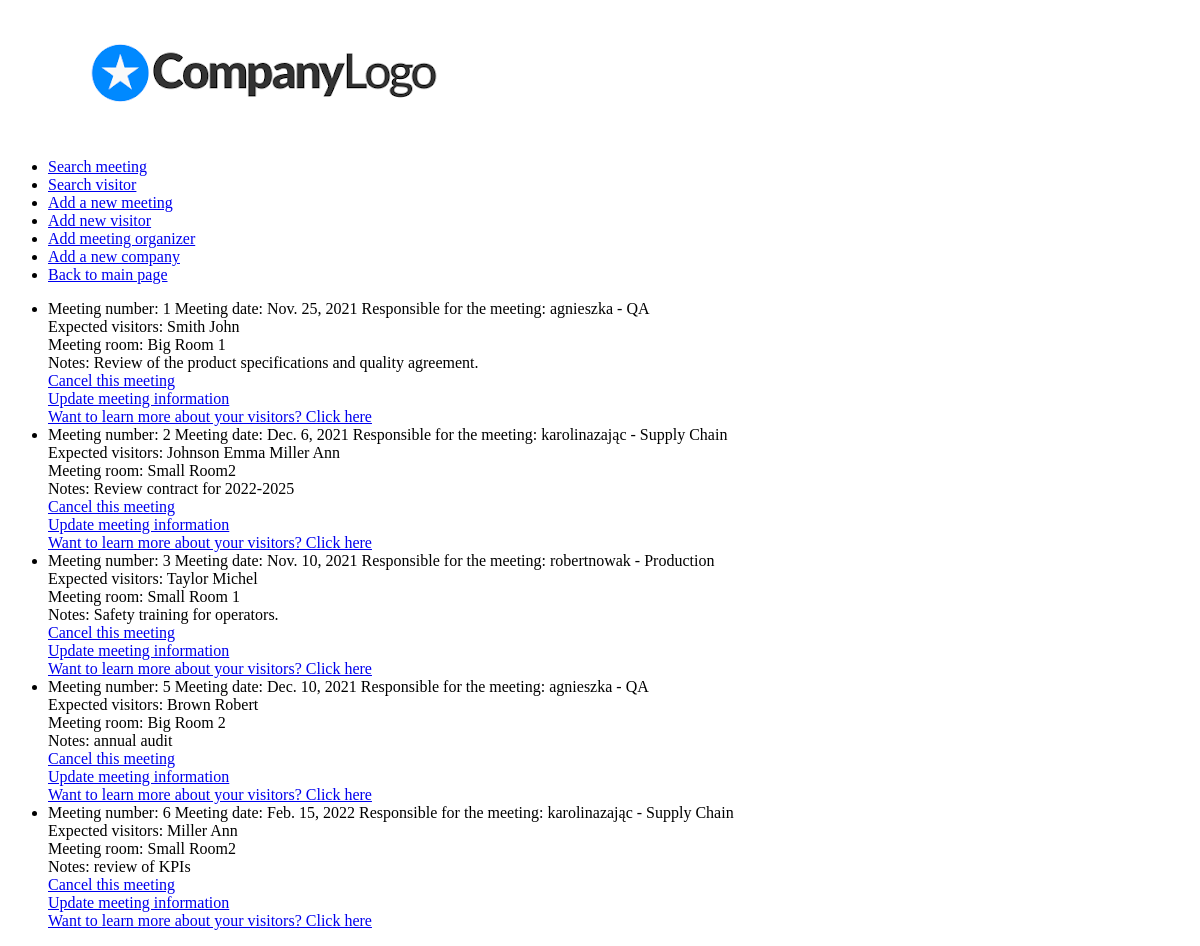
The app's page /meetings_list/, older data.
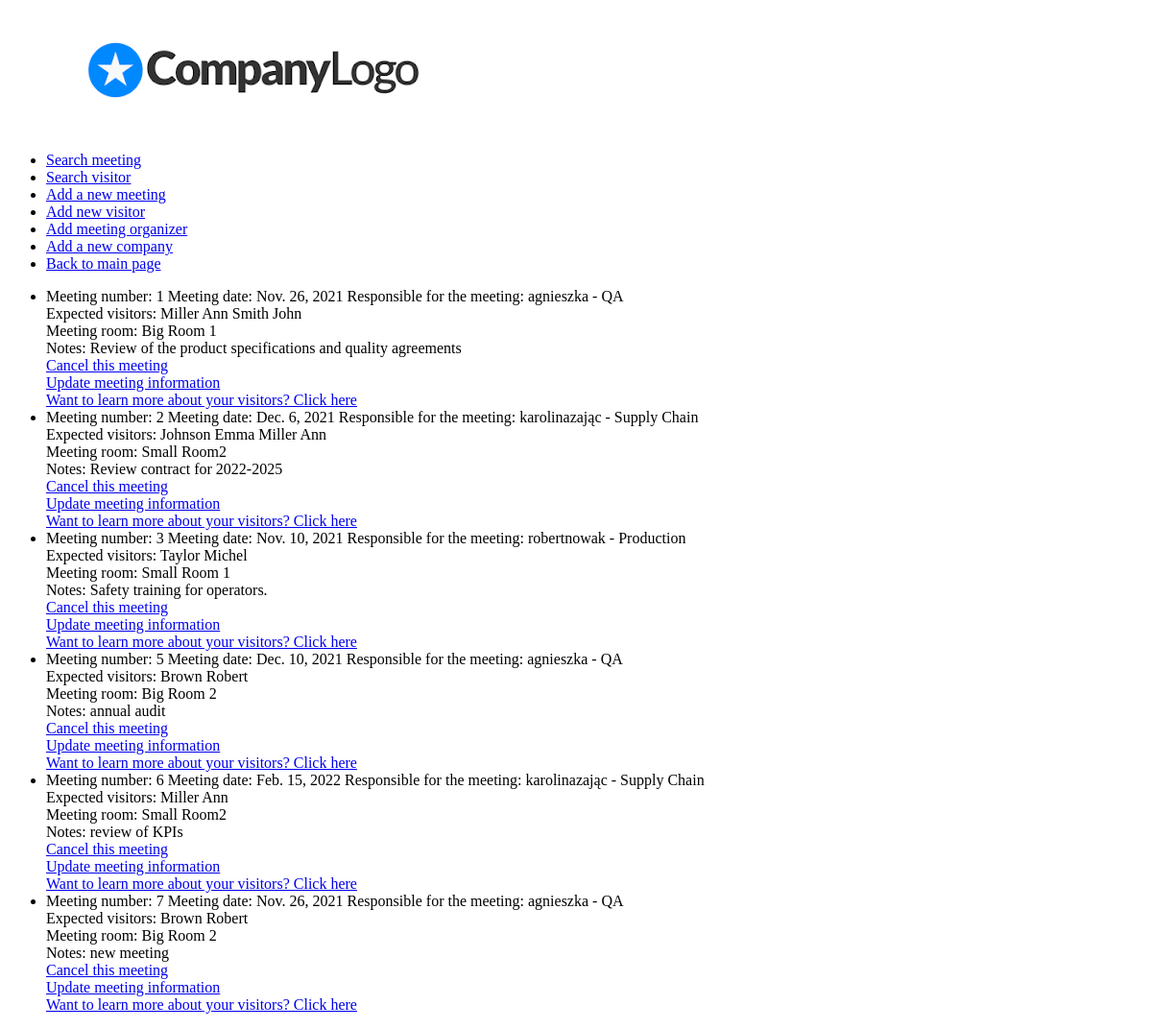
The same page, newer data.
### meetings/models.py (models this page shows, shortened)
class Meeting(models.Model):
    organizer = models.ForeignKey(Organizer, on_delete=models.PROTECT)
    date = models.DateField()
    visitors = models.ManyToManyField(Visitor)
    meeting_room = models.ForeignKey(MeetingRoom, on_delete=models.PROTECT)
    note = models.TextField()

class Organizer(models.Model):
    user = models.OneToOneField(User, on_delete=models.CASCADE)
    department = models.IntegerField(choices=departments)
    def __str__(self):
        return f'{self.user.username} - {self.get_department_display()}'

class MeetingRoom(models.Model):
    name = models.CharField(max_length=64)
    size = models.IntegerField()
    available = models.BooleanField(default=True)
    def __str__(self):
        return self.name

### visitors/models.py (models this page shows)
class Visitor(models.Model):
    first_name = models.CharField(max_length=64)
    surname = models.CharField(max_length=64)
    contact_details = models.TextField(null=True)
    company = models.ForeignKey(Company, on_delete=models.PROTECT)
    last_training_date = models.DateField(null=True, blank=True)
    class Meta:
        ordering = ('surname',)
    def __str__(self):
        return f'{self.surname} {self.first_name}'

### meetings/views.py (the view)
# urls.py: path('meetings_list/', m_views.MeetingsListView.as_view(), name='meetings_list'),
class MeetingsListView(ListView):
    model = Meeting
    paginate_by = 10
    template_name = 'meetings/meetings_list.html'
    context_object_name = 'meetings'

### meetings/templates/meetings/meetings_list.html
{% extends 'base.html'%}
{% block content %}
    <ul>
        {%  for meeting in meetings %}
            <li>
                Meeting number: {{ meeting.pk }}
                Meeting date: {{ meeting.date }}
                Responsible for the meeting: {{ meeting.organizer }} <br>
                Expected visitors:
                {% for visitor in meeting.visitors.all %}
                    {{ visitor }}
                    {%  endfor %}<br>
                Meeting room: {{ meeting.meeting_room}} <br>
                Notes: {{ meeting.note }}<br>
                <a href="/delete_meeting/{{ meeting.pk }}/"> Cancel this meeting </a> <br>
                <a href="/update_meeting/{{ meeting.pk }}/" > Update meeting information</a> <br>
                <a href="/visitors_list/"> Want to learn more about your visitors? Click here </a>
            </li>
                 {% endfor %}
    </ul>
{%  endblock %}

### templates/base.html (shortened to what this page needs)
{% load static %}
<!DOCTYPE html>
<html lang="en">
<head>
    <img src="{% static 'companylogo.png' %}" alt="logo">
</head>
<body>
<ul>
    <li> <a href="/search_meeting/"> Search meeting </a></li>
    <li> <a href="/search_visitor/"> Search visitor </a></li>
    <li> <a href="/add_meeting/"> Add a new meeting </a></li>
    <li> <a href="/add_visitor/"> Add new visitor </a></li>
    <li> <a href="/add_organizer/"> Add meeting organizer </a></li>
    <li> <a href="/add_company/"> Add a new company </a></li>
    <li> <a href="/mainview/"> Back to main page </a></li>
</ul>
{% block content %}
{% endblock %}
</body>
</html>

Row changes from the older to the newer data that the page shows:
changed Meeting "Big Room 1": date "Nov. 25, 2021" → "Nov. 26, 2021"; gains Visitor (surname+first_name "Miller Ann"); note "Review of the product specifications and quality agreement." → "Review of the product specifications and quality agreements"
added Meeting: pk "7", date "Nov. 26, 2021", organizer "agnieszka - QA", meeting_room "Big Room 2", note "new meeting", Visitor (surname+first_name "Brown Robert")
